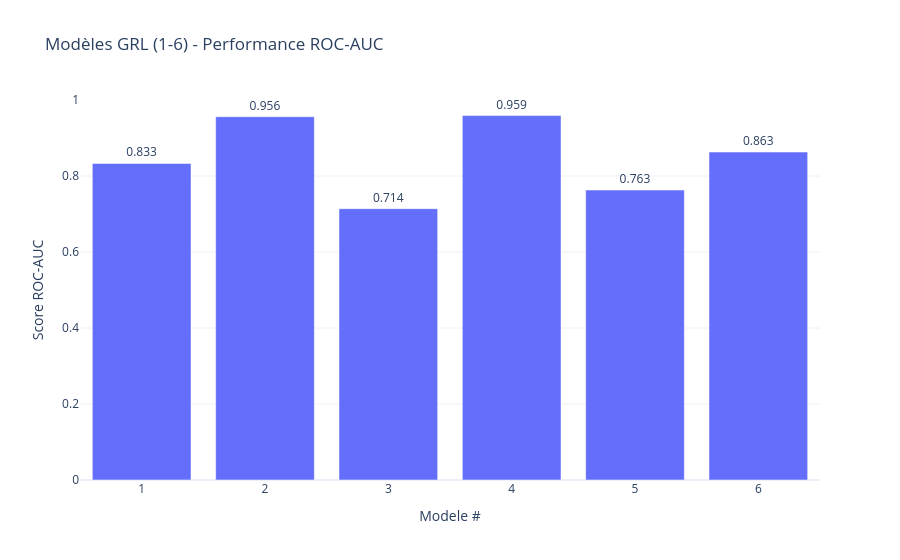
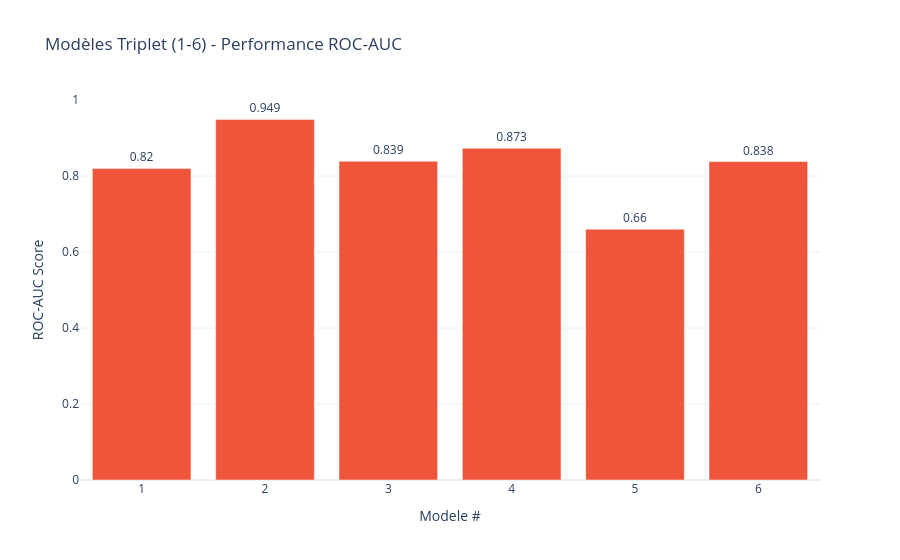

Notebook source saved alongside these figures, in order:
### Markdown cell above
# 🔬 Analyse Comparative GRL vs Triplet
Ce notebook permet d'agréger tous les scores (Kappa et ROC-AUC) et de générer les visualisations pour le rapport final.

### Code cell
import pandas as pd
import plotly.express as px
import os
import glob
from sklearn.metrics import cohen_kappa_score, roc_auc_score

GRL_METRIC = "ROC-AUC"  # Options: "Kappa" ou "ROC-AUC"


def create_empty_config(m_type):
    cfg = []
    scopes = [("No Mask", "Yes"), ("Manual Crop", "No"), ("Manual Crop Tensor", "No")]
    
    id_counter = 1
    for scope, grl in scopes:
        for split in ["Géo Split", "Random (All)"]:
            cfg.append({
                "ID": id_counter,
                "Type": m_type,
                "Scope": scope,
                "GRL": grl,
                "Split": split,
                "Kappa": 0.0,
                "ROC-AUC": 0.0
            })
            id_counter += 1
    return cfg

def collect_data(df_cfg):
    results_path = "../evaluation_results"
    csv_files = glob.glob(os.path.join(results_path, "**", "predictions.csv"), recursive=True)
    
    for f in csv_files:
        parts = f.split(os.sep)
        if len(parts) < 6: continue
        
        m_path = parts[-6].upper()
        s_path = parts[-5].replace("_", " ").title() # ex: "Manual Crop Tensor"
        g_path = "Yes" if "with_grl" in parts[-4] else "No"
        spl_path = "Random (All)" if "all" in parts[-2].lower() else "Géo Split"
        
        for idx, row in df_cfg.iterrows():
            # 🟢 CORRECTION : Égalité stricte au lieu de "in"
            if row["Type"].upper() in m_path and \
               row["GRL"] == g_path and \
               row["Split"] == spl_path and \
               row["Scope"].lower() == s_path.lower():
                
                try:
                    df_p = pd.read_csv(f)
                    kappa = cohen_kappa_score(df_p['True_Label'], df_p['Pred_Label'])
                    roc = 0.0
                    if len(df_p['Score'].unique()) > 2:
                        roc = roc_auc_score(df_p['True_Label'], df_p['Score'])
                    
                    df_cfg.at[idx, "Kappa"] = round(float(kappa), 3)
                    df_cfg.at[idx, "ROC-AUC"] = round(float(roc), 3)
                except: pass
    return df_cfg

# --- TRAITEMENT GRL ---
df_grl = collect_data(pd.DataFrame(create_empty_config("GRL")))
print(f"📊 RÉSULTATS GRL (Métrique sélectionnée : {GRL_METRIC})")
display(df_grl[["ID", "Scope", "Split", "Kappa", "ROC-AUC"]])

fig_grl = px.bar(df_grl, x="ID", y=GRL_METRIC, text=GRL_METRIC, 
                 title=f"Modèles GRL (1-6) - Performance {GRL_METRIC}",
                 labels={"ID": "Modele #", GRL_METRIC: f"Score {GRL_METRIC}"},
                 range_y=[0, 1], template="plotly_white", color_discrete_sequence=["#636EFA"])
fig_grl.update_traces(textposition="outside")
fig_grl.write_image("../rapport/comparison_grl.png", scale=2)
fig_grl.show()

# --- TRAITEMENT TRIPLET ---
df_triplet = collect_data(pd.DataFrame(create_empty_config("Triplet")))
# Pour Triplet, le ROC-AUC est la métrique native
print(f"\n📊 RÉSULTATS TRIPLET (Focus ROC-AUC)")
display(df_triplet[["ID", "Scope", "Split", "ROC-AUC"]])

fig_triplet = px.bar(df_triplet, x="ID", y="ROC-AUC", text="ROC-AUC", 
                     title="Modèles Triplet (1-6) - Performance ROC-AUC",
                     labels={"ID": "Modele #", "ROC-AUC": "ROC-AUC Score"},
                     range_y=[0, 1], template="plotly_white", color_discrete_sequence=["#EF553B"])
fig_triplet.update_traces(textposition="outside")
fig_triplet.write_image("../rapport/comparison_triplet.png", scale=2)
fig_triplet.show()

### Figure 1 — Plotly figure (JSON) as saved in the notebook; plotly's stock layout.template omitted (floating-point values rounded to 4 significant figures)
{"data": [{"hovertemplate": "Modele #=%{x}<br>Score ROC-AUC=%{text}<extra></extra>", "legendgroup": "", "marker": {"color": "#636EFA", "pattern": {"shape": ""}}, "name": "", "orientation": "v", "showlegend": false, "text": [0.833, 0.956, 0.714, 0.959, 0.763, 0.863], "textposition": "outside", "type": "bar", "x": [1, 2, 3, 4, 5, 6], "xaxis": "x", "y": [0.833, 0.956, 0.714, 0.959, 0.763, 0.863], "yaxis": "y"}], "layout": {"barmode": "relative", "legend": {"tracegroupgap": 0}, "title": {"text": "Modèles GRL (1-6) - Performance ROC-AUC"}, "xaxis": {"anchor": "y", "domain": [0, 1], "title": {"text": "Modele #"}}, "yaxis": {"anchor": "x", "domain": [0, 1], "range": [0, 1], "title": {"text": "Score ROC-AUC"}}}}

### Figure 2 — Plotly figure (JSON) as saved in the notebook; plotly's stock layout.template omitted (floating-point values rounded to 4 significant figures)
{"data": [{"hovertemplate": "Modele #=%{x}<br>ROC-AUC Score=%{text}<extra></extra>", "legendgroup": "", "marker": {"color": "#EF553B", "pattern": {"shape": ""}}, "name": "", "orientation": "v", "showlegend": false, "text": [0.82, 0.949, 0.839, 0.873, 0.66, 0.838], "textposition": "outside", "type": "bar", "x": [1, 2, 3, 4, 5, 6], "xaxis": "x", "y": [0.82, 0.949, 0.839, 0.873, 0.66, 0.838], "yaxis": "y"}], "layout": {"barmode": "relative", "legend": {"tracegroupgap": 0}, "title": {"text": "Modèles Triplet (1-6) - Performance ROC-AUC"}, "xaxis": {"anchor": "y", "domain": [0, 1], "title": {"text": "Modele #"}}, "yaxis": {"anchor": "x", "domain": [0, 1], "range": [0, 1], "title": {"text": "ROC-AUC Score"}}}}
